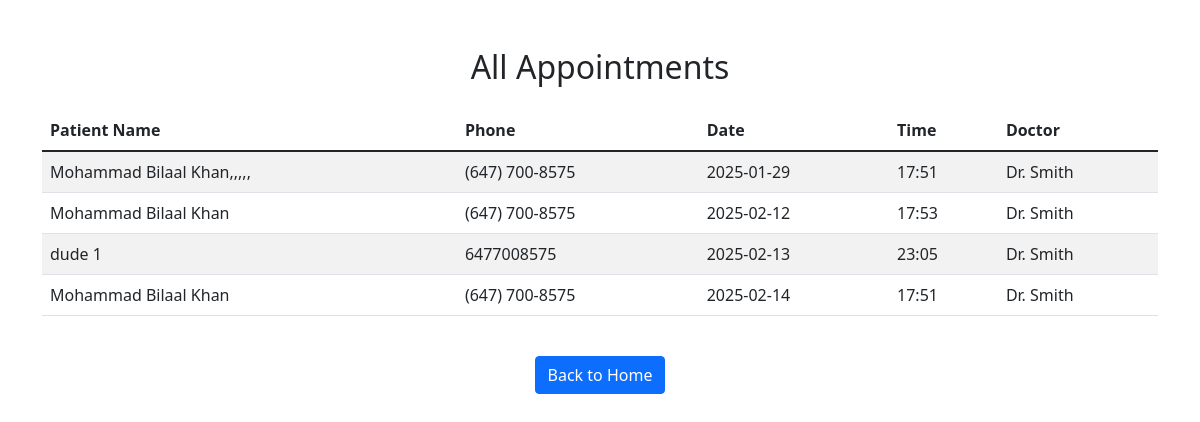
Page /view_appointments on the committed database.
### tables this page shows
CREATE TABLE appointments
                 (appointment_id INTEGER PRIMARY KEY AUTOINCREMENT,
                  patient_id INTEGER NOT NULL,
                  appointment_date TEXT NOT NULL,
                  appointment_time TEXT NOT NULL,
                  doctor_name TEXT NOT NULL,
                  FOREIGN KEY (patient_id) REFERENCES patients (patient_id));

CREATE TABLE patients
                 (patient_id INTEGER PRIMARY KEY AUTOINCREMENT,
                  patient_name TEXT NOT NULL,
                  patient_phone TEXT NOT NULL);

### app.py (the view)
@app.route('/view_appointments')
def view_appointments():
    conn = sqlite3.connect('clinic.db')
    c = conn.cursor()
    c.execute('''
        SELECT
            patients.patient_name,
            patients.patient_phone,
            appointments.appointment_date,
            appointments.appointment_time,
            appointments.doctor_name
        FROM appointments
        JOIN patients ON appointments.patient_id = patients.patient_id
        ORDER BY appointments.appointment_date, appointments.appointment_time
    ''')
    appointments = c.fetchall()
    conn.close()
    return render_template('view_appointments.html', appointments=appointments)

### templates/view_appointments.html (shortened to what this page needs)
<!DOCTYPE html>
<html>
<head>
    <link href="https://cdn.jsdelivr.net/npm/bootstrap@5.1.3/dist/css/bootstrap.min.css" rel="stylesheet">
</head>
<body>
    <div class="container mt-5">
        <h2 class="text-center mb-4">All Appointments</h2>
        <div class="table-responsive">
            <table class="table table-striped">
                <thead>
                    <tr>
                        <th>Patient Name</th>
                        <th>Phone</th>
                        <th>Date</th>
                        <th>Time</th>
                        <th>Doctor</th>
                    </tr>
                </thead>
                <tbody>
                    {% for appointment in appointments %}
                    <tr>
                        <td>{{ appointment[0] }}</td>
                        <td>{{ appointment[1] }}</td>
                        <td>{{ appointment[2] }}</td>
                        <td>{{ appointment[3] }}</td>
                        <td>{{ appointment[4] }}</td>
                    </tr>
                    {% endfor %}
                </tbody>
            </table>
        </div>
        <div class="text-center mt-4">
            <a href="{{ url_for('home') }}" class="btn btn-primary">Back to Home</a>
        </div>
    </div>
</body>
</html>

### rows in the picture
appointments: patient_name "Mohammad Bilaal Khan,,,,,", patient_phone "(647) 700-8575", appointment_date "2025-01-29", appointment_time "17:51", doctor_name "Dr. Smith"
appointments: patient_name "Mohammad Bilaal Khan", patient_phone "(647) 700-8575", appointment_date "2025-02-12", appointment_time "17:53", doctor_name "Dr. Smith"
appointments: patient_name "dude 1", patient_phone "6477008575", appointment_date "2025-02-13", appointment_time "23:05", doctor_name "Dr. Smith"
appointments: patient_name "Mohammad Bilaal Khan", patient_phone "(647) 700-8575", appointment_date "2025-02-14", appointment_time "17:51", doctor_name "Dr. Smith"
